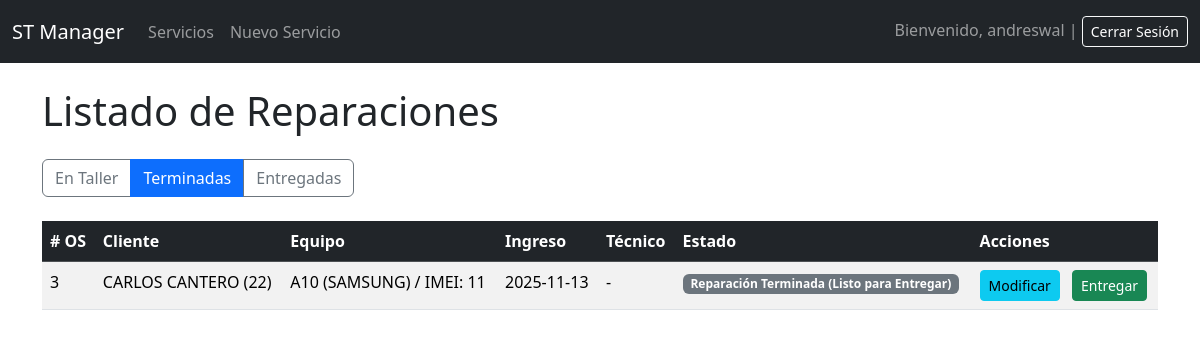
The app's page /servicios/?estado=TERMINADAS (signed in) with its own data.
### gestion_servicios/models.py (models this page shows, shortened)
class TimeStampedModel(models.Model):
    created_at = models.DateTimeField(auto_now_add=True, verbose_name="Fecha de Creación")
    updated_at = models.DateTimeField(auto_now=True, verbose_name="Última Modificación")
    class Meta:
        abstract = True
        ordering = ['-created_at']

class Reparacion(TimeStampedModel):
    ESTADO_CHOICES = [
        ('INGRESADO', 'Ingresado (Pendiente de Asignar)'),
        ('PRESUPUESTADO', 'Presupuesto Enviado'),
        ('EN_ESPERA_REP', 'En Espera de Repuestos'),
        ('EN_REPARACION', 'En Reparación'),
        ('TERMINADA', 'Reparación Terminada (Listo para Entregar)'),
        ('NO_REPARABLE', 'No Reparable'),
        ('ENTREGADA', 'Entregado al Cliente'),
    ]
    cliente = models.ForeignKey(
        Cliente,
        on_delete=models.CASCADE,
        related_name='reparaciones_cliente'
    )
    equipo = models.ForeignKey(
        Equipo,
        on_delete=models.CASCADE,
        related_name='reparaciones_equipo'
    )
    tecnico_asignado = models.ForeignKey(
        Tecnico,
        on_delete=models.SET_NULL,
        null=True,
        blank=True,
        related_name='servicios_asignados'
    )
    fecha_ingreso = models.DateTimeField(
        auto_now_add=True,
        verbose_name="Fecha de Ingreso"
    )
    fecha_entrega = models.DateTimeField(
        null=True,
        blank=True,
        verbose_name="Fecha de Entrega"
    )
    estado = models.CharField(
        max_length=20,
        choices=ESTADO_CHOICES,
        default='INGRESADO',
        verbose_name="Estado Actual"
    )
    falla_reportada = models.TextField(
        verbose_name="Falla Reportada por el Cliente"
    )
    informe_tecnico = models.TextField(
        blank=True,
        verbose_name="Diagnóstico e Informe Técnico"
    )
    mano_de_obra = models.DecimalField(
        max_digits=10,
        decimal_places=2,
        default=0.00,
        verbose_name="Costo de Mano de Obra"
    )
    saldo_final = models.DecimalField(
        max_digits=10,
        decimal_places=2,
        default=0.00,
        verbose_name="Saldo a Cobrar"
    )
    class Meta:
        verbose_name = "Orden de Servicio"
        verbose_name_plural = "Órdenes de Servicio"
        ordering = ['-fecha_ingreso']

class Cliente(TimeStampedModel):
    nombre = models.CharField(max_length=150, verbose_name="Nombre Completo")
    direccion = models.CharField(max_length=255, blank=True, null=True)
    telefono = models.CharField(max_length=20, blank=True, null=True)
    celular = models.CharField(max_length=20, blank=True, null=True)
    email = models.EmailField(max_length=255, blank=True, null=True)
    clave = models.CharField(
        max_length=50,
        unique=True,
        verbose_name="DNI/Identificación"
    )
    class Meta:
        verbose_name = "Cliente"
        verbose_name_plural = "Clientes"

class Equipo(TimeStampedModel):
    serie_imei = models.CharField(
        max_length=100,
        unique=True,
        verbose_name="Nro. Serie / IMEI",
        help_text="Clave única para identificar el equipo (IMEI, S/N, etc.)"
    )
    tipo = models.ForeignKey(
        TipoEquipo,
        on_delete=models.SET_NULL,
        null=True,
        blank=True,
        verbose_name="Tipo de Equipo"
    )
    marca = models.ForeignKey(
        Marca,
        on_delete=models.SET_NULL,
        null=True,
        blank=True,
        verbose_name="Marca"
    )
    modelo = models.ForeignKey(
        Modelo,
        on_delete=models.SET_NULL,
        null=True,
        blank=True,
        verbose_name="Modelo"
    )
    accesorios = models.TextField(
        blank=True,
        verbose_name="Accesorios Entregados"
    )
    estado_general = models.TextField(
        blank=True,
        verbose_name="Estado General y Estético"
    )
    fecha_compra = models.DateField(
        blank=True,
        null=True,
        verbose_name="Fecha de Compra"
    )
    class Meta:
        verbose_name = "Equipo"
        verbose_name_plural = "Equipos"

class Modelo(models.Model):
    modelo = models.CharField(max_length=100, verbose_name="Modelo")
    marca = models.ForeignKey(
        Marca,
        on_delete=models.CASCADE,
        related_name='modelos',
        verbose_name="Marca"
    )
    class Meta:
        verbose_name = "Modelo"
        verbose_name_plural = "Modelos"
        unique_together = [['modelo', 'marca']]  # Un modelo único por marca
        ordering = ['marca', 'modelo']
    def __str__(self):
        return f"{self.modelo} ({self.marca.nombre})"

class Marca(models.Model):
    nombre = models.CharField(max_length=50, unique=True, verbose_name="Marca")
    class Meta:
        verbose_name = "Marca"
        verbose_name_plural = "Marcas"
        ordering = ['nombre']

### gestion_servicios/views.py (the view)
# urls.py: path('', views.ReparacionListView.as_view(), name='lista_servicios'),
class ReparacionListView(ListView):
    model = Reparacion
    template_name = 'gestion_servicios/lista_servicios.html'
    context_object_name = 'reparaciones'
    def get_queryset(self):
        filtro_estado = self.request.GET.get('estado', 'TALLER')
        queryset = Reparacion.objects.all()
        if filtro_estado == 'TERMINADAS':
            queryset = queryset.filter(estado__in=['TERMINADA', 'NO_REPARABLE'])
        elif filtro_estado == 'ENTREGADAS':
            queryset = queryset.filter(estado='ENTREGADA')
        else: # Por defecto: 'TALLER' (ingresado, presupuestado, en reparación)
            queryset = queryset.exclude(estado__in=['TERMINADA', 'NO_REPARABLE', 'ENTREGADA'])
        return queryset.order_by('-fecha_ingreso')
    def get_context_data(self, **kwargs):
        context = super().get_context_data(**kwargs)
        context['filtro_activo'] = self.request.GET.get('estado', 'TALLER')
        return context

### gestion_servicios/templates/gestion_servicios/lista_servicios.html (shortened to what this page needs)
{% extends "base.html" %}
{% block content %}
    <h1 class="mb-4">Listado de Reparaciones</h1>
    <div class="btn-group mb-4" role="group">
        <a href="{% url 'lista_servicios' %}"
           class="btn {% if filtro_activo == 'TALLER' %}btn-primary{% else %}btn-outline-secondary{% endif %}">
            En Taller
        </a>
        <a href="{% url 'lista_servicios' %}?estado=TERMINADAS"
           class="btn {% if filtro_activo == 'TERMINADAS' %}btn-primary{% else %}btn-outline-secondary{% endif %}">
            Terminadas
        </a>
        <a href="{% url 'lista_servicios' %}?estado=ENTREGADAS"
           class="btn {% if filtro_activo == 'ENTREGADAS' %}btn-primary{% else %}btn-outline-secondary{% endif %}">
            Entregadas
        </a>
    </div>
    {% if reparaciones %}
        <div class="table-responsive">
            <table class="table table-striped table-hover">
                <thead class="table-dark">
                    <tr>
                        <th># OS</th>
                        <th>Cliente</th>
                        <th>Equipo</th>
                        <th>Ingreso</th>
                        <th>Técnico</th>
                        <th>Estado</th>
                        <th>Acciones</th>
                    </tr>
                </thead>
                <tbody>
                    {% for rep in reparaciones %}
                    <tr>
                        <td>{{ rep.pk }}</td>
                        <td>{{ rep.cliente.nombre }} ({{ rep.cliente.clave }})</td>
                        <td>{{ rep.equipo.modelo }} / IMEI: {{ rep.equipo.serie_imei }}</td>
                        <td>{{ rep.fecha_ingreso|date:"Y-m-d" }}</td>
                        <td>{{ rep.tecnico_asignado|default:"-" }}</td>
                        <td><span class="badge bg-secondary">{{ rep.get_estado_display }}</span></td>
                        <td>
                            <a href="{% url 'modificar_servicio' pk=rep.pk %}" class="btn btn-sm btn-info me-2">Modificar</a>
                            {% if rep.estado == 'TERMINADA' or rep.estado == 'NO_REPARABLE' %}
                                <form method="post" action="{% url 'cerrar_servicio' pk=rep.pk %}" style="display:inline;">
                                    <button type="submit" class="btn btn-sm btn-success" onclick="return confirm('¿Confirma la entrega y cierre de la OS #{{ rep.pk }}?');">
                                        Entregar
                                    </button>
                                </form>
                            {% endif %}
                        </td>
                    </tr>
                    {% endfor %}
                </tbody>
            </table>
        </div>
    {% else %}
        <div class="alert alert-warning" role="alert">
            No se encontraron órdenes de servicio en el estado seleccionado ({{ filtro_activo }}).
        </div>
    {% endif %}
{% endblock %}

### templates/base.html (shortened to what this page needs)
{% load static %}
<!DOCTYPE html>
<html lang="es">
    <head>
        <link href="https://cdn.jsdelivr.net/npm/bootstrap@5.3.3/dist/css/bootstrap.min.css"
              rel="stylesheet"
>
        <link rel="stylesheet"
 />
        <link rel="stylesheet" href="//code.jquery.com/ui/1.13.2/themes/base/jquery-ui.css">
    </head>
<body>
    <nav class="navbar navbar-expand-lg navbar-dark bg-dark">
        <div class="container-fluid">
            <a class="navbar-brand" href="{% url 'home' %}">ST Manager</a>
            <div class="collapse navbar-collapse" id="navbarNav">
                <ul class="navbar-nav me-auto">
                    <li class="nav-item">
                        <a class="nav-link" href="{% url 'lista_servicios' %}">Servicios</a>
                    </li>
                    {% if user.is_authenticated %}
                    <li class="nav-item">
                        <a class="nav-link" href="{% url 'crear_servicio' %}">Nuevo Servicio</a>
                    </li>
                    {% endif %}
                </ul>
                <span class="navbar-text">
                    {% if user.is_authenticated %}
                        Bienvenido, {{ user.username }} |
                        <a href="{% url 'logout' %}" class="btn btn-sm btn-outline-light">Cerrar Sesión</a>
                    {% else %}
                        <a href="{% url 'login' %}" class="btn btn-sm btn-outline-light">Iniciar Sesión</a>
                    {% endif %}
                </span>
            </div>
        </div>
    </nav>
    <div class="container mt-4">
        {% block content %}
        {% endblock %}
    </div>
</body>
</html>

### records on screen
Reparacion: pk "3", cliente.nombre "CARLOS CANTERO", cliente.clave "22", equipo.modelo "A10 (SAMSUNG)", equipo.serie_imei "11", fecha_ingreso "2025-11-13", tecnico_asignado "-", estado "Reparación Terminada (Listo para Entregar)"

### other values on screen
{{ user.username }} "andreswal"
